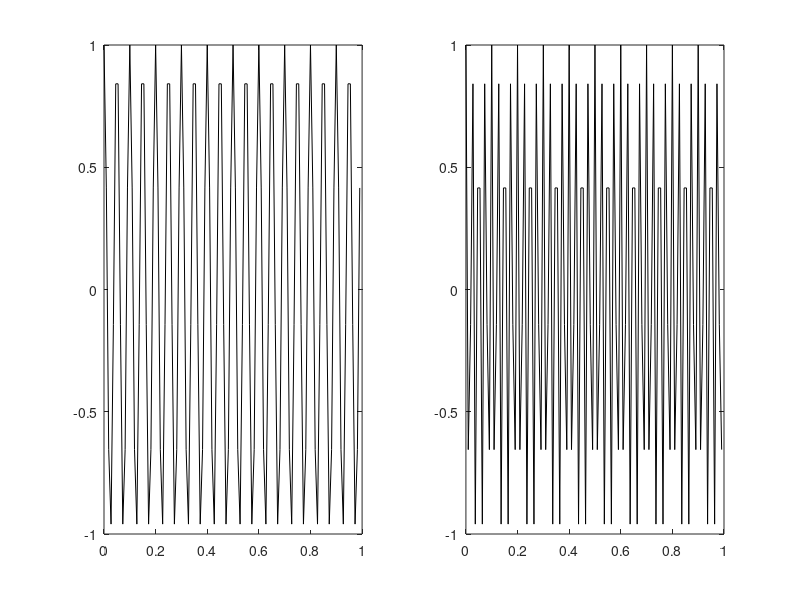

Recreate this plot in MATLAB.
%Inicializacion de parametros

%Nuestro espacio es el compuesto por señales senoidales de:
%Amplitud 1
%Frecuencias Fs de 1 hz a 50 hz. FM = 101
%Fase = 0

t_ini = 0;
t_fin = 1;
Fm = 110;
fs_1 = 20;
fs_2 = 40;
fase1 = 0;
fase2 = 0;
A1 = 1;
A2 = 1;
Tm = 1 / Fm;
t = t_ini : Tm : (t_fin - Tm);

% ------- Señal compleja (Expresado por Sen y Cos) ------- %2428265 Es el numero de telefono

s1r = cos(2*pi*fs_1*t + fase1);
s1i = sin(2*pi*fs_1*t + fase1);
s1c = s1r + j*s1i

s2r = cos(2*pi*fs_2*t + fase2);
s2i = sin(2*pi*fs_2*t + fase2);
s2c = s2r + j*s2i

%Señal Compleja 1
%[t,s1] = senoidal(Fm,fs_1,fase1,t_ini,t_fin,A1);
subplot(1,2,1);
plot(t,s1c,'k');

%Señal Compleja 2
%[t,s2] = senoidal(Fm,fs_2,fase2,t_ini,t_fin,A2);
subplot(1,2,2);
plot(t,s2c,'k');

s2c_conj = s2r - j*s2i;
disp('Norma s2c');
norm(s2c,2)
s3c = dot(s1c,s2c_conj)

